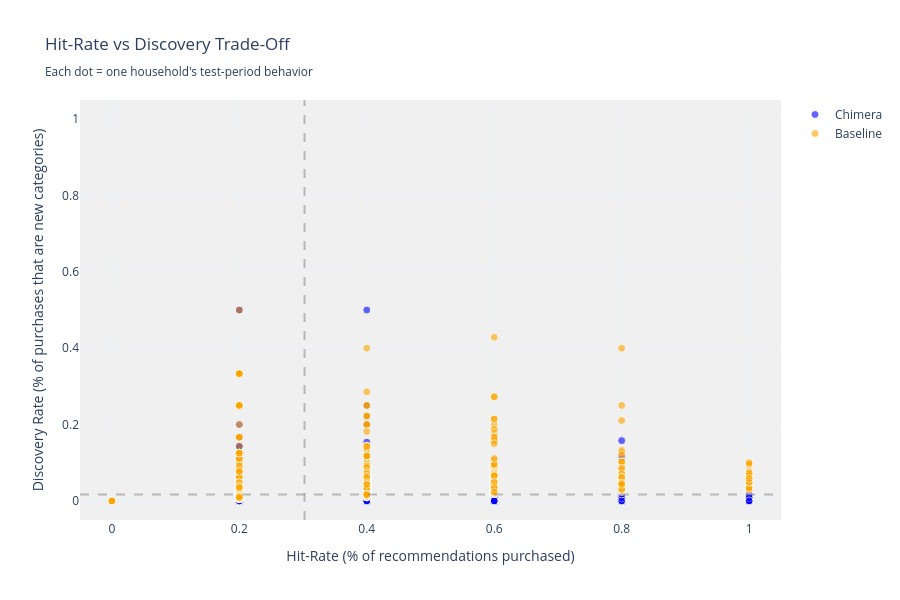

Notebook source saved alongside this figure:
### Markdown cell above
## VISUALIZATION 3: Hit-Rate vs Discovery Trade-Off (Scatter)

### Code cell
# Create scatter plot of hit-rate vs discovery
fig = go.Figure()

for variant in ["Chimera", "Baseline"]:
    data = tradeoff_all[tradeoff_all["variant"] == variant]
    
    color = "blue" if variant == "Chimera" else "orange"
    
    fig.add_trace(go.Scatter(
        x=data["hit_rate"],
        y=data["discovery_rate"],
        mode="markers",
        name=variant,
        marker=dict(
            size=8,
            color=color,
            opacity=0.6,
            line=dict(width=1, color="white"),
        ),
        text=[
            f"HH {hh_id}<br>Hit-Rate: {hr:.1%}<br>Discovery: {dr:.1%}"
            for hh_id, hr, dr in zip(data["household_key"], data["hit_rate"], data["discovery_rate"])
        ],
        hoverinfo="text",
    ))

# Add quadrant lines
fig.add_vline(x=tradeoff_all["hit_rate"].mean(), line_dash="dash", line_color="gray", opacity=0.5)
fig.add_hline(y=tradeoff_all["discovery_rate"].mean(), line_dash="dash", line_color="gray", opacity=0.5)

fig.update_layout(
    title="Hit-Rate vs Discovery Trade-Off<br><sub>Each dot = one household's test-period behavior</sub>",
    xaxis_title="Hit-Rate (% of recommendations purchased)",
    yaxis_title="Discovery Rate (% of purchases that are new categories)",
    hovermode="closest",
    plot_bgcolor="rgba(240,240,240,1)",
    template="plotly_white",
    height=600,
    font=dict(size=12),
    xaxis=dict(range=[-0.05, 1.05]),
    yaxis=dict(range=[-0.05, 1.05]),
)

fig.write_html(FIG_DIR / "tradeoff_scatter.html")
print("✅ Saved: tradeoff_scatter.html")
fig.show()

### Figure 1 — Plotly figure (JSON) as saved in the notebook; plotly's stock layout.template omitted (floating-point values rounded to 4 significant figures; data arrays with more than 128 entries replaced by an {"elided": "..."} marker saying what was removed)
{"data": [{"hoverinfo": "text", "marker": {"color": "blue", "line": {"color": "white", "width": 1}, "opacity": 0.6, "size": 8}, "mode": "markers", "name": "Chimera", "text": {"elided": "2408 str values"}, "type": "scatter", "x": {"elided": "2408 float values"}, "y": {"elided": "2408 float values"}}, {"hoverinfo": "text", "marker": {"color": "orange", "line": {"color": "white", "width": 1}, "opacity": 0.6, "size": 8}, "mode": "markers", "name": "Baseline", "text": {"elided": "2408 str values"}, "type": "scatter", "x": {"elided": "2408 float values"}, "y": {"elided": "2408 float values"}}], "layout": {"font": {"size": 12}, "height": 600, "hovermode": "closest", "plot_bgcolor": "rgba(240,240,240,1)", "shapes": [{"line": {"color": "gray", "dash": "dash"}, "opacity": 0.5, "type": "line", "x0": 0.3023, "x1": 0.3023, "xref": "x", "y0": 0, "y1": 1, "yref": "y domain"}, {"line": {"color": "gray", "dash": "dash"}, "opacity": 0.5, "type": "line", "x0": 0, "x1": 1, "xref": "x domain", "y0": 0.01701, "y1": 0.01701, "yref": "y"}], "title": {"text": "Hit-Rate vs Discovery Trade-Off<br><sub>Each dot = one household's test-period behavior</sub>"}, "xaxis": {"range": [-0.05, 1.05], "title": {"text": "Hit-Rate (% of recommendations purchased)"}}, "yaxis": {"range": [-0.05, 1.05], "title": {"text": "Discovery Rate (% of purchases that are new categories)"}}}}
